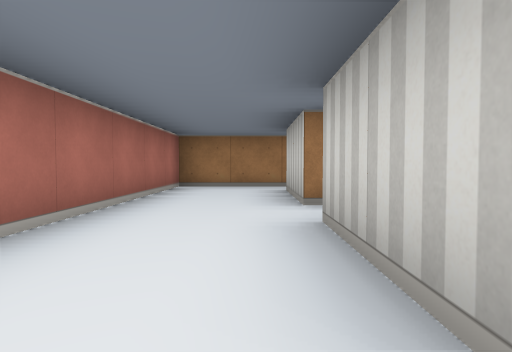
view 1 (above)

13 first-person views from a walk through a cub3D ray-caster map. The camera is about half as high as the walls, tilts 2° down and sees 75° across. The floor is counted in squares. Each view is taken from the middle of a square. On the plan, view 1 faces up. The plan holds only what a view shows up to about 9 squares ahead; the rest is blank.

view 2
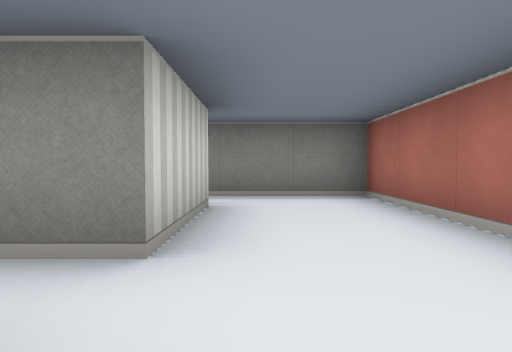

view 3
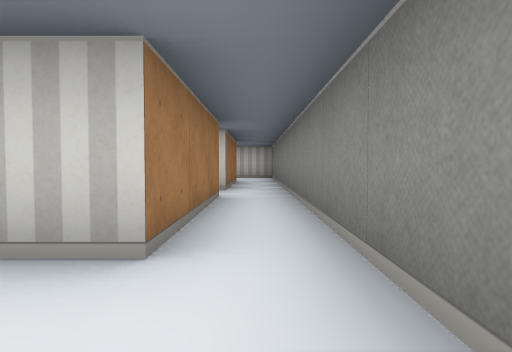

view 4
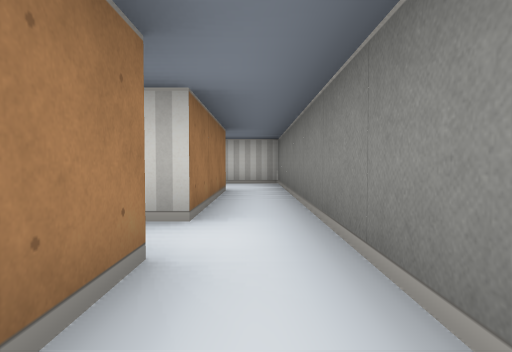

view 5
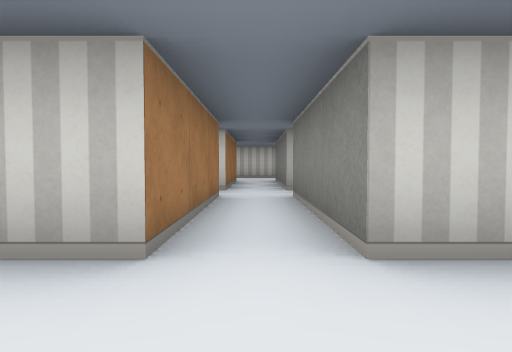

view 6
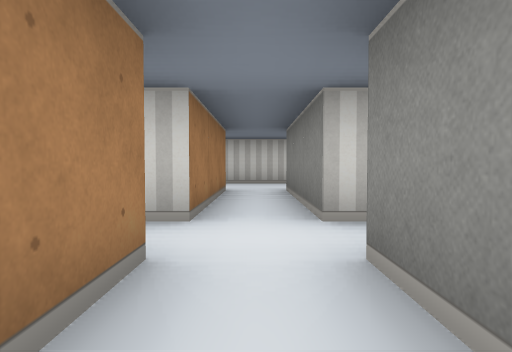

view 7
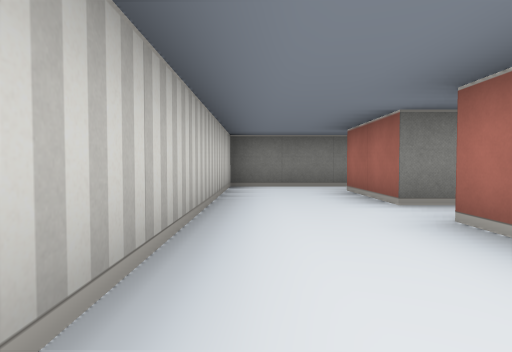

view 8
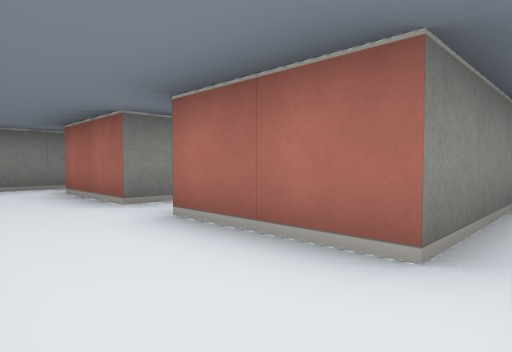

view 9
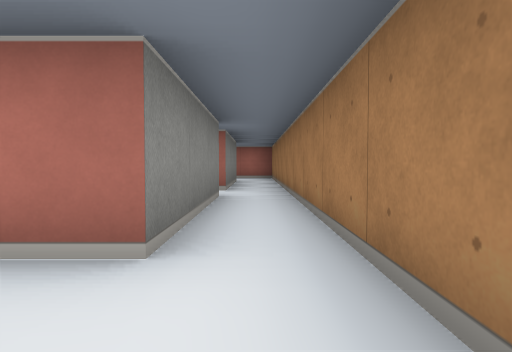

view 10
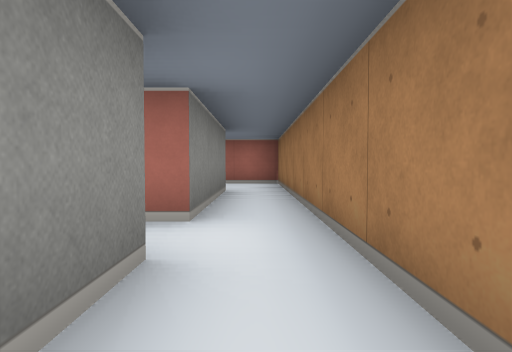

view 11
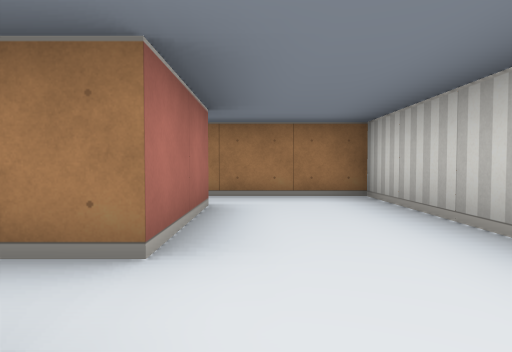

view 12
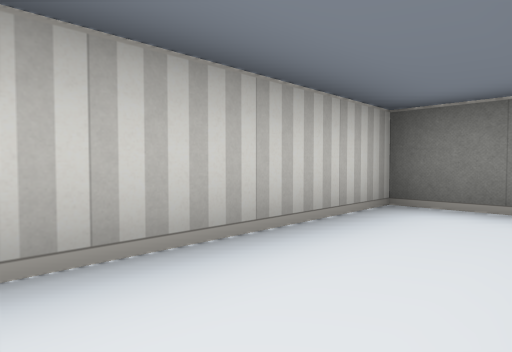

view 13
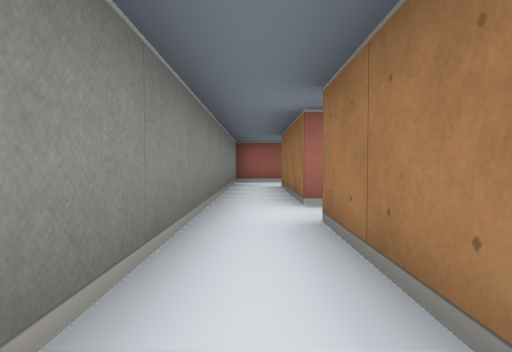

### Floor plan
Points are (right, up) in squares from view 1. A wall is a line through its corners. A room is listed if a view was taken in it or the views show most of it. See-through windows are left out.
Room 1 (views 1, 3, 4, 11, 13)
walls: (3.5, 0.5) (0.5, 0.5) (0.5, 2.5); (7.5, 2.5) (7.5, 0.5) (4.5, 0.5) (4.5, 2.5); (-1.5, 2.5) (-1.5, -0.5) (9.5, -0.5) (9.5, 2.5)
ways out: opening at (-0.5, 1.5) to room 2; opening at (4, 1.5) to room 2; opening at (8.5, 1.5) to room 2
Room 2 (views 2, 5, 6, 12)
walls: (3.5, 3.5) (0.5, 3.5) (0.5, 5.5); (3.5, 5.5) (3.5, 5.1); (4.5, 2.5) (7.5, 2.5); (0.5, 2.5) (3.5, 2.5); (7.5, 5.5) (7.5, 3.5) (4.5, 3.5) (4.5, 3.9); (-1.5, 5.5) (-1.5, 2.5); (9.5, 2.5) (9.5, 5.5)
ways out: opening at (-0.5, 1.5) to room 1; opening at (4, 1.5) to room 1; opening at (8.5, 1.5) to room 1; opening at (-0.5, 4.5) to room 3; opening at (4, 4.5) to room 3; opening at (8.5, 4.5) to room 3
Room 3 (views 7, 8, 9, 10)
walls: (4.5, 5.5) (7.5, 5.5); (0.5, 5.5) (3.5, 5.5); (9.5, 5.5) (9.5, 6.5) (-1.5, 6.5) (-1.5, 5.5)
ways out: opening at (-0.5, 4.5) to room 2; opening at (4, 4.5) to room 2; opening at (8.5, 4.5) to room 2

Positions as (right, up) in squares from view 1, and headings:
1: (0, 0), facing up
2: (0, 4), facing down
3: (-1, 0), facing right
4: (2, 0), facing right
5: (-1, 3), facing right
6: (2, 3), facing right
7: (9, 6), facing down
8: (9, 6), facing down-left
9: (9, 6), facing left
10: (6, 6), facing left
11: (8, 2), facing up
12: (8, 3), facing down-right
13: (7, 0), facing left
